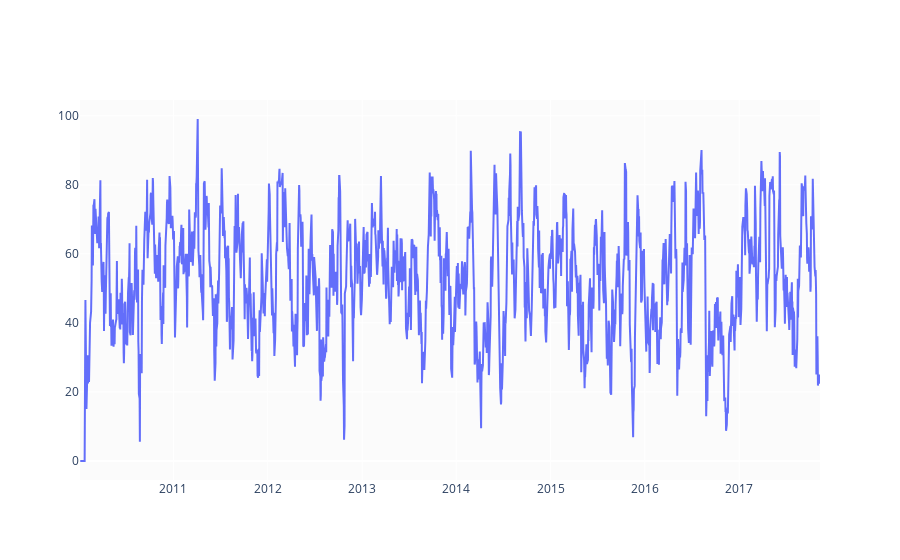

Here is the notebook cell this chart was saved with:
### Markdown cell above
#### Relative Strength Index

I'll add RSI indicator to predict whether a stock is overbought/oversold.

### Code cell
def relative_strength_idx(df, n=14):
    close = df['Close']
    delta = close.diff()
    delta = delta[1:]
    pricesUp = delta.copy()
    pricesDown = delta.copy()
    pricesUp[pricesUp < 0] = 0
    pricesDown[pricesDown > 0] = 0
    rollUp = pricesUp.rolling(n).mean()
    rollDown = pricesDown.abs().rolling(n).mean()
    rs = rollUp / rollDown
    rsi = 100.0 - (100.0 / (1.0 + rs))
    return rsi

df['RSI'] = relative_strength_idx(df).fillna(0)

fig = go.Figure(go.Scatter(x=df.Date, y=df.RSI, name='RSI'))
fig.show()

### Figure 1 — Plotly figure (JSON) as saved in the notebook; plotly's stock layout.template omitted (floating-point values rounded to 4 significant figures; data arrays with more than 128 entries replaced by an {"elided": "..."} marker saying what was removed)
{"data": [{"name": "RSI", "type": "scatter", "x": {"elided": "1979 str values"}, "y": {"elided": "1979 float values"}}], "layout": {}}
